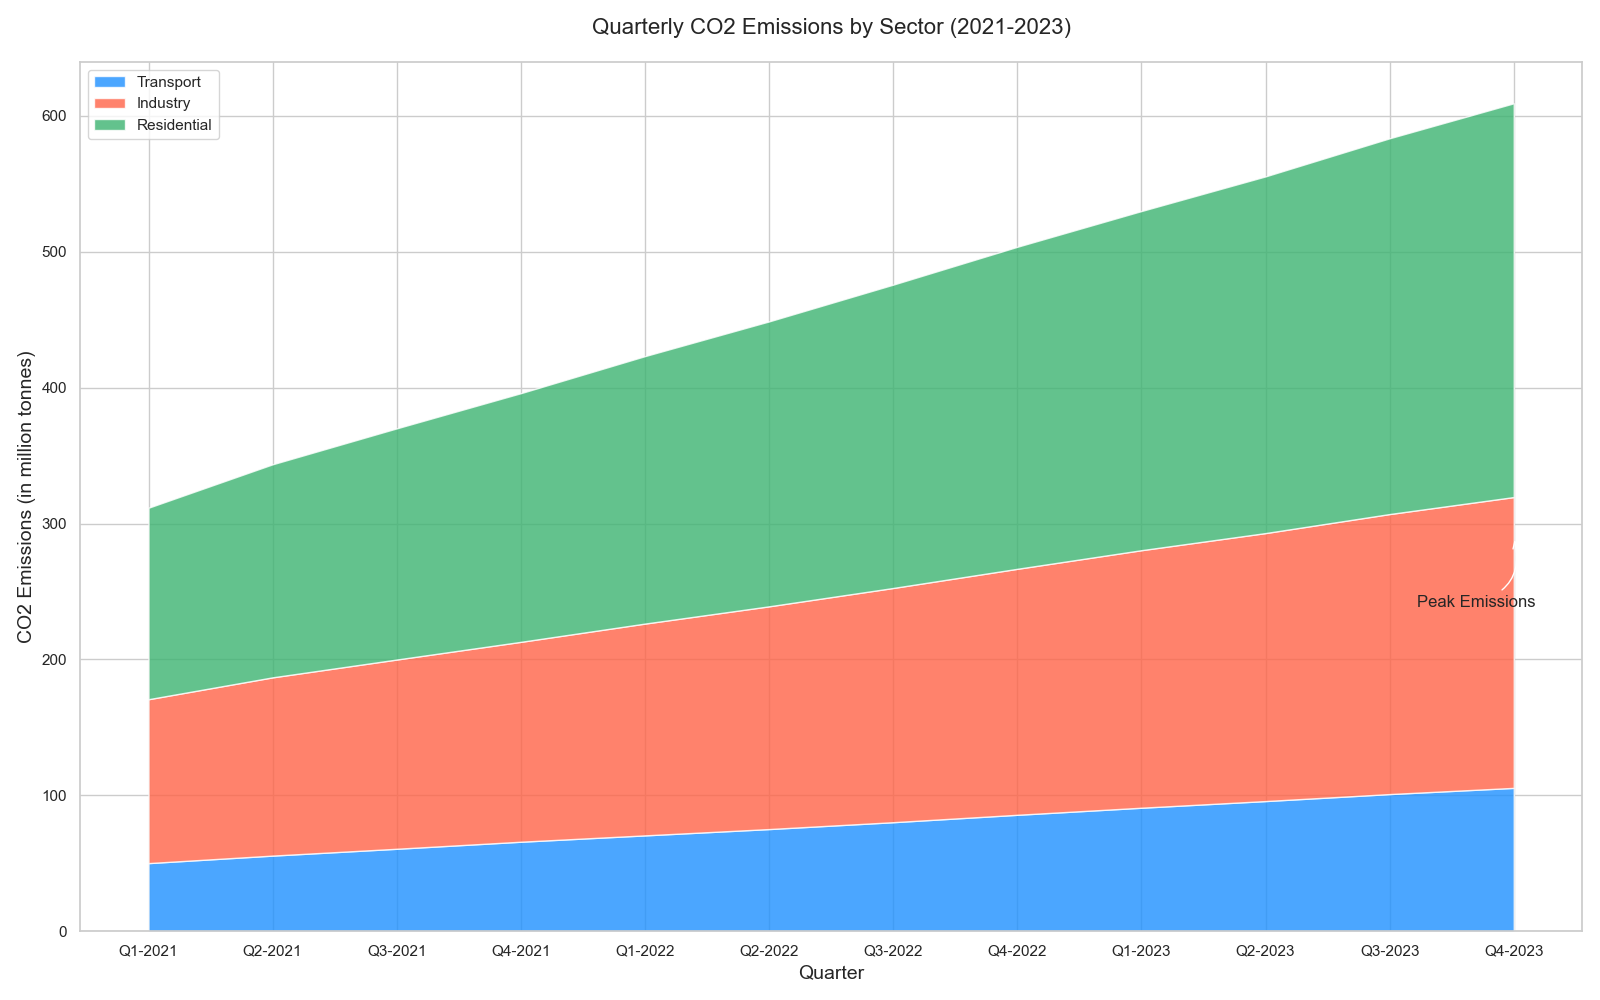

Python code for this plot:

import pandas as pd
import seaborn as sns
import matplotlib.pyplot as plt

data = {
    'Quarter': ['Q1-2021', 'Q2-2021', 'Q3-2021', 'Q4-2021', 'Q1-2022', 'Q2-2022', 'Q3-2022', 'Q4-2022', 'Q1-2023', 'Q2-2023', 'Q3-2023', 'Q4-2023'],
    'Transport': [50.15, 55.67, 60.70, 65.88, 70.55, 75.20, 80.25, 85.70, 90.90, 95.80, 100.95, 105.50],
    'Industry': [70.45, 75.50, 78.55, 81.20, 85.30, 88.70, 92.10, 95.30, 98.60, 101.40, 105.10, 108.50],
    'Residential': [20.30, 25.60, 30.85, 35.90, 40.95, 45.75, 50.85, 55.95, 60.05, 65.25, 70.45, 75.75]
}

df = pd.DataFrame(data)
df.set_index('Quarter', inplace=True)

cumulative_emissions = df.cumsum(axis=1)

plt.figure(figsize=(16, 10))

plt.stackplot(df.index, cumulative_emissions['Transport'], cumulative_emissions['Industry'], cumulative_emissions['Residential'],
              labels=['Transport', 'Industry', 'Residential'],
              colors=['#1E90FF', '#FF6347', '#3CB371'], alpha=0.8)

plt.legend(loc='upper left')

plt.annotate('Peak Emissions', xy=('Q4-2023', cumulative_emissions.loc['Q4-2023', 'Residential']),
             xytext=(-70, -50), textcoords='offset points', arrowprops=dict(arrowstyle='->', connectionstyle='arc3,rad=.5'))

plt.title('Quarterly CO2 Emissions by Sector (2021-2023)', fontsize=16, pad=20)
plt.xlabel('Quarter', fontsize=14)
plt.ylabel('CO2 Emissions (in million tonnes)', fontsize=14)

plt.tight_layout()
plt.show()
